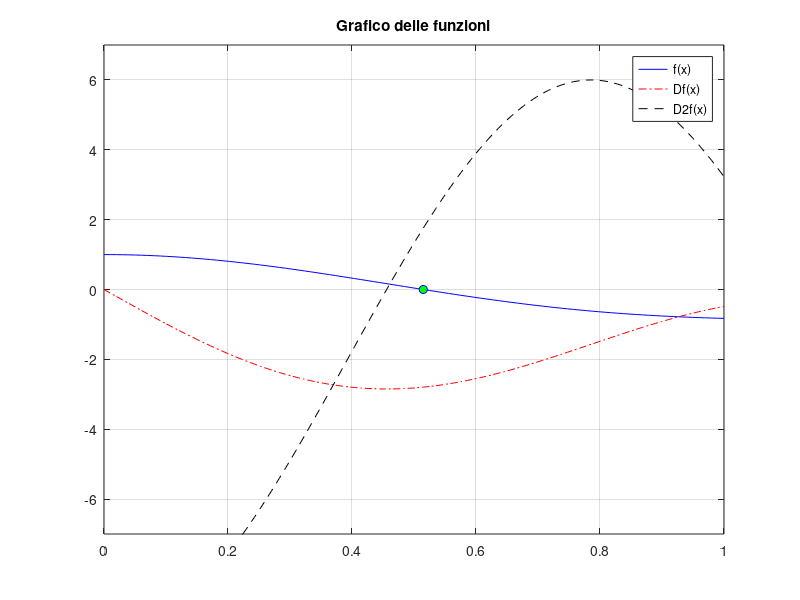

MATLAB code to generate this figure: (Note: this script raises an error after producing the figure.)
clear all;
close all;
clc

f = @(x) cos(2*x).^2 - x.^2;
Df = @(x) -2*sin(4*x)- 2*x;
D2f = @(x) -8*cos(4*x) - 2;

a = 0;
b = 1;
x0 = 0.1;
tol = 1e-8;
nMax = 1000;

x = linspace(a, b, 100);
sol = fzero(f, 0.5);

figure(1)
plot(x, f(x), "b");
hold on
plot(x, Df(x), "-.r");
plot(x, D2f(x), "--k");
plot(sol, f(sol), "bo", "MarkerFaceColor","g");
title("Grafico delle funzioni");
legend("f(x)", "Df(x)", "D2f(x)");
axis([a b -7 7]);
grid on;

[xC, xallC, iterC] = corde(f,a,b,x0,tol,nMax);
[xB, xallB, iterB] = bisezione(f, a, b,tol, nMax);
[xN, xallN, iterN] = newton(f, Df, x0, tol, nMax);
[xS, xallS, iterS] = schroeder(f, Df, D2f, x0, tol, nMax);

fprintf("\niterate corde:\t\t %d", iterC);
fprintf("\niterate bisezione:\t\t %d", iterB);
fprintf("\niterate newton:\t\t %d", iterN);
fprintf("\niterate schroeder:\t\t %d", iterS);

errC = abs(sol - xallC);
errB = abs(sol - xallB);
errN = abs(sol - xallN);
errS = abs(sol - xallS);

figure(2)
title("Errore corda e bisezione");
semilogy(1:iterC, errC, "o-b");
hold on
semilogy(1:iterB, errB, "o-r");
legend("Errore corda", "Errore bisezione");

figure(3)
semilogy(1:iterN, errN, "o-g");
hold on
semilogy(1:iterS, errS, "o-k");
legend("Errore Newton", "Errore Schroeder");

fprintf("\n Soluzione ottenuta con il metodo di shroeder: %1.6f\n", xS);